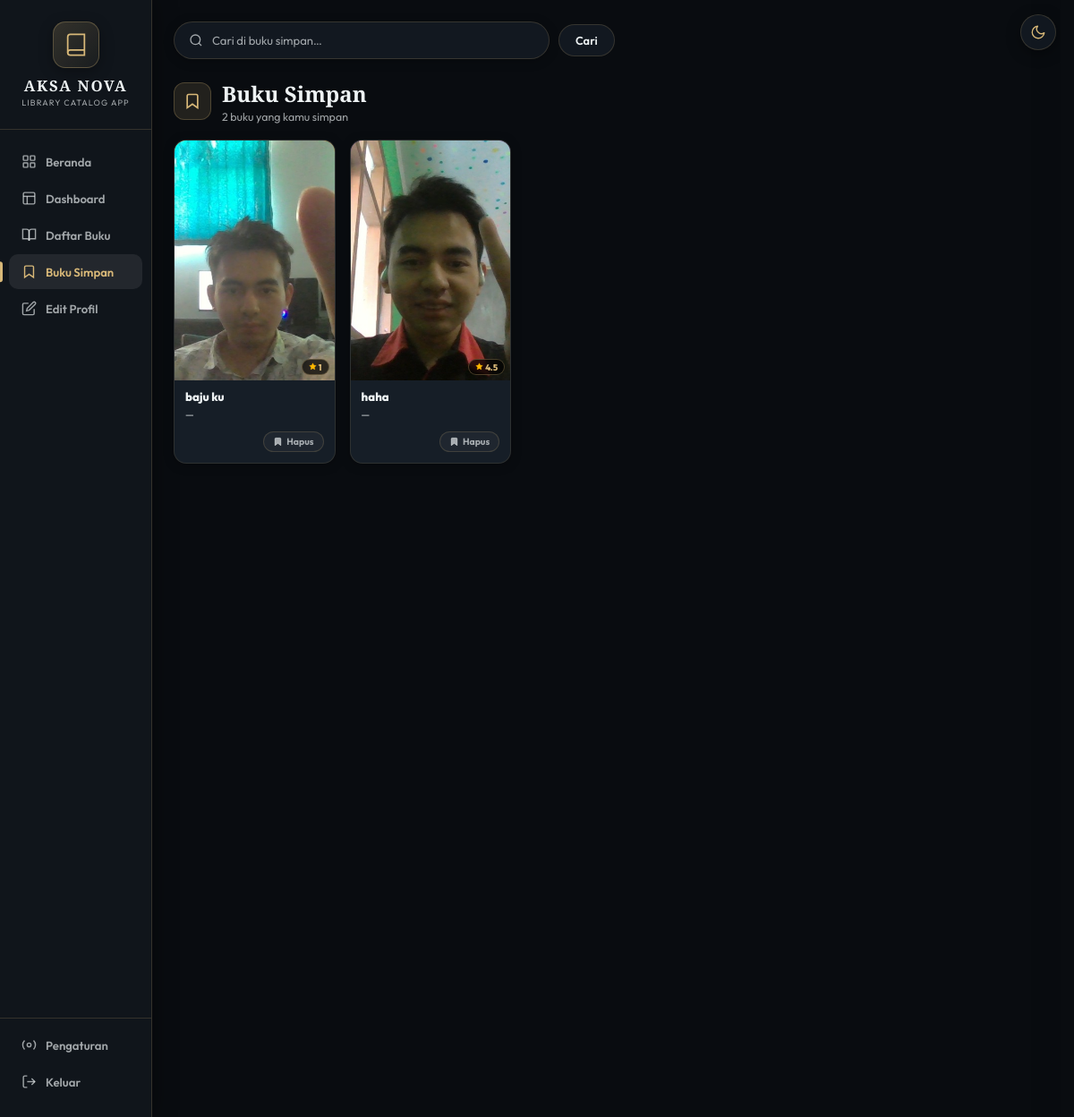
/buku_simpan.php (signed in), run on an earlier commit of the app's database.
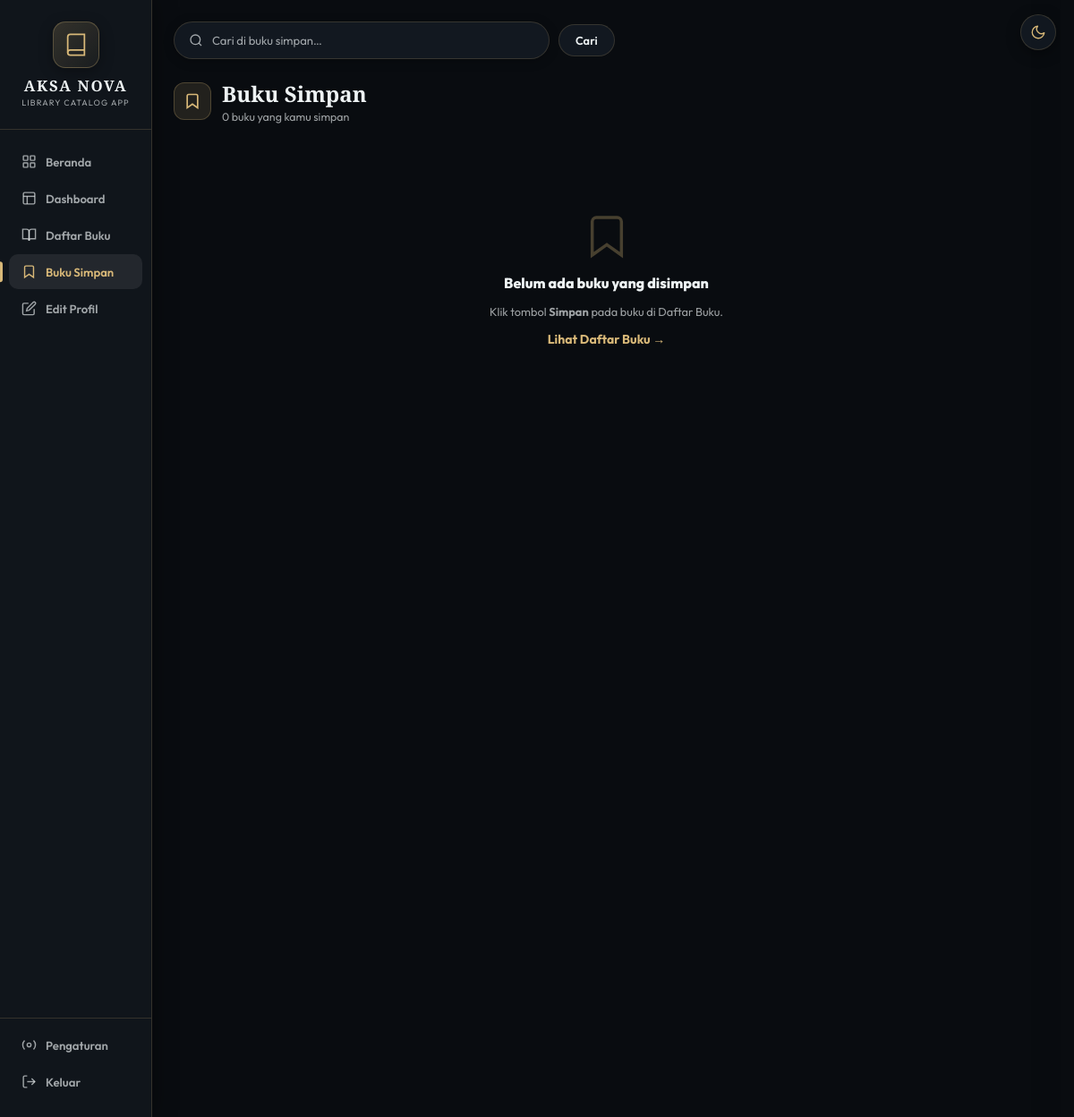
And on a later commit of the database.
### tables this page shows
CREATE TABLE `buku_favorites` (
  `id` int NOT NULL,
  `buku_id` int NOT NULL,
  `user_id` int NOT NULL,
  `created_at` timestamp NULL DEFAULT CURRENT_TIMESTAMP
);

CREATE TABLE `buku` (
  `id` int NOT NULL,
  `judul` varchar(255) NOT NULL,
  `penulis` varchar(255) NOT NULL DEFAULT '',
  `isbn` varchar(50) NOT NULL DEFAULT '',
  `genre` varchar(100) NOT NULL DEFAULT '',
  `sinopsis` text,
  `stok` int NOT NULL DEFAULT '0',
  `gambar` varchar(500) NOT NULL DEFAULT '',
  `created_at` timestamp NULL DEFAULT CURRENT_TIMESTAMP,
  `updated_at` timestamp NULL DEFAULT CURRENT_TIMESTAMP ON UPDATE CURRENT_TIMESTAMP
);

### buku_simpan.php (the view, shortened to what the changed rows need)
<?php
require_once "db.php";
$user_id    = (int)$_SESSION["user_id"];
$search = trim($_GET["q"] ?? "");
$where_search = "";
$total_res  = mysqli_query($conn,
    "SELECT COUNT(*) AS total FROM buku_favorites f
     INNER JOIN buku b ON b.id = f.buku_id
     WHERE f.user_id = $user_id $where_search"
);
$total_simpan = (int)(mysqli_fetch_assoc($total_res)["total"] ?? 0);
$saved_books = [];
$res = mysqli_query($conn,
    "SELECT b.*, f.id AS fav_id FROM buku_favorites f
     INNER JOIN buku b ON b.id = f.buku_id
     WHERE f.user_id = $user_id $where_search
     ORDER BY f.id DESC"
);
while ($row = mysqli_fetch_assoc($res)) $saved_books[] = $row;
$rating_avg = [];
if (!empty($saved_books)) {
    $ids_str = implode(",", array_map("intval", array_column($saved_books, "id")));
    $rr = mysqli_query($conn,
        "SELECT buku_id, ROUND(AVG(rating),1) AS avg_r, COUNT(*) AS total
         FROM buku_ratings WHERE buku_id IN ($ids_str) GROUP BY buku_id"
    );
    while ($row = mysqli_fetch_assoc($rr))
        $rating_avg[$row["buku_id"]] = ["avg" => (float)$row["avg_r"], "total" => (int)$row["total"]];
}
$cover_cls = ["c1","c2","c3","c4","c5","c6","c7","c8"];
?>
<!DOCTYPE html>
<html lang="id">
<head>
</head>
<body>
<main class="main">
  <div class="page-header">
    <div>
      <div class="page-title">Buku Simpan</div>
      <div class="page-subtitle">
        <?php if ($search): ?>
          <?= $total_simpan ?> buku cocok dengan "<strong><?= htmlspecialchars($search) ?></strong>"
        <?php else: ?>
          <?= $total_simpan ?> buku yang kamu simpan
        <?php endif; ?>
      </div>
    </div>
  </div>
  <?php if (empty($saved_books)): ?>
  <div class="empty-state">
    <svg viewBox="0 0 24 24" fill="none" stroke="currentColor" stroke-width="1.5"><path d="M19 21l-7-5-7 5V5a2 2 0 0 1 2-2h10a2 2 0 0 1 2 2z"/></svg>
    <div class="empty-title">Belum ada buku yang disimpan</div>
    <div class="empty-sub">
      <?= $search ? "Tidak ada buku yang cocok dengan pencarian." : "Klik tombol <strong>Simpan</strong> pada buku di Daftar Buku." ?>
    </div>
    <a href="daftar_buku.php">Lihat Daftar Buku &rarr;</a>
  </div>
  <?php else: ?>
  <div class="books-grid">
    <?php foreach ($saved_books as $i => $buku):
      $col = $cover_cls[$i % count($cover_cls)];
      $words = preg_split('/\s+/', trim($buku["judul"]));
      $initial = mb_strtoupper(mb_substr($words[0], 0, 1)) . (isset($words[1]) ? mb_strtoupper(mb_substr($words[1], 0, 1)) : "");
      $rat = $rating_avg[$buku["id"]] ?? null;
    ?>
    <div class="book-card" onclick="bukaDetailBuku(<?= $buku['id'] ?>)" id="card_buku_<?= $buku['id'] ?>">
      <div class="book-cover-wrap <?= $col ?>">
        <?php if ($buku["gambar"] && file_exists($buku["gambar"])): ?>
          <img src="<?= htmlspecialchars($buku["gambar"]) ?>" alt="<?= htmlspecialchars($buku["judul"]) ?>">
        <?php else: ?>
          <div class="cover-initial"><?= htmlspecialchars($initial) ?></div>
        <?php endif; ?>
        <?php if ($rat && $rat["total"] > 0): ?>
        <div class="cover-rating">
          <svg viewBox="0 0 24 24" fill="#ffb800" stroke="#ffb800" stroke-width="1"><polygon points="12 2 15.09 8.26 22 9.27 17 14.14 18.18 21.02 12 17.77 5.82 21.02 7 14.14 2 9.27 8.91 8.26 12 2"/></svg>
          <?= $rat["avg"] ?>
        </div>
        <?php endif; ?>
      </div>
      <div class="book-info">
        <div class="bk-title"><?= htmlspecialchars($buku["judul"]) ?></div>
        <div class="bk-author"><?= htmlspecialchars($buku["penulis"] ?: "—") ?></div>
        <div class="bk-actions">
          <button class="btn-hapus-simpan" onclick="event.stopPropagation(); hapusSimpan(this, <?= $buku['id'] ?>)" title="Hapus dari simpan">
            <svg viewBox="0 0 24 24" fill="currentColor" stroke="currentColor" stroke-width="2"><path d="M19 21l-7-5-7 5V5a2 2 0 0 1 2-2h10a2 2 0 0 1 2 2z"/></svg>
            Hapus
          </button>
        </div>
      </div>
    </div>
    <?php endforeach; ?>
  </div>
  <?php endif; ?>
</main>
</body>
</html>

What changed in the data, as far as the page shows it:
removed buku_favorites: buku.gambar (picture), buku "1", buku.judul "baju ku", buku.penulis "—"
removed buku_favorites: buku.gambar (picture), buku "4.5", buku.judul "haha", buku.penulis "—"
Also different on the page:
$total_simpan: "2" → "0"
text now shown: "Belum ada buku yang disimpan Klik tombol Simpan pada buku di Daftar Buku. Lihat Daftar Buku →"
